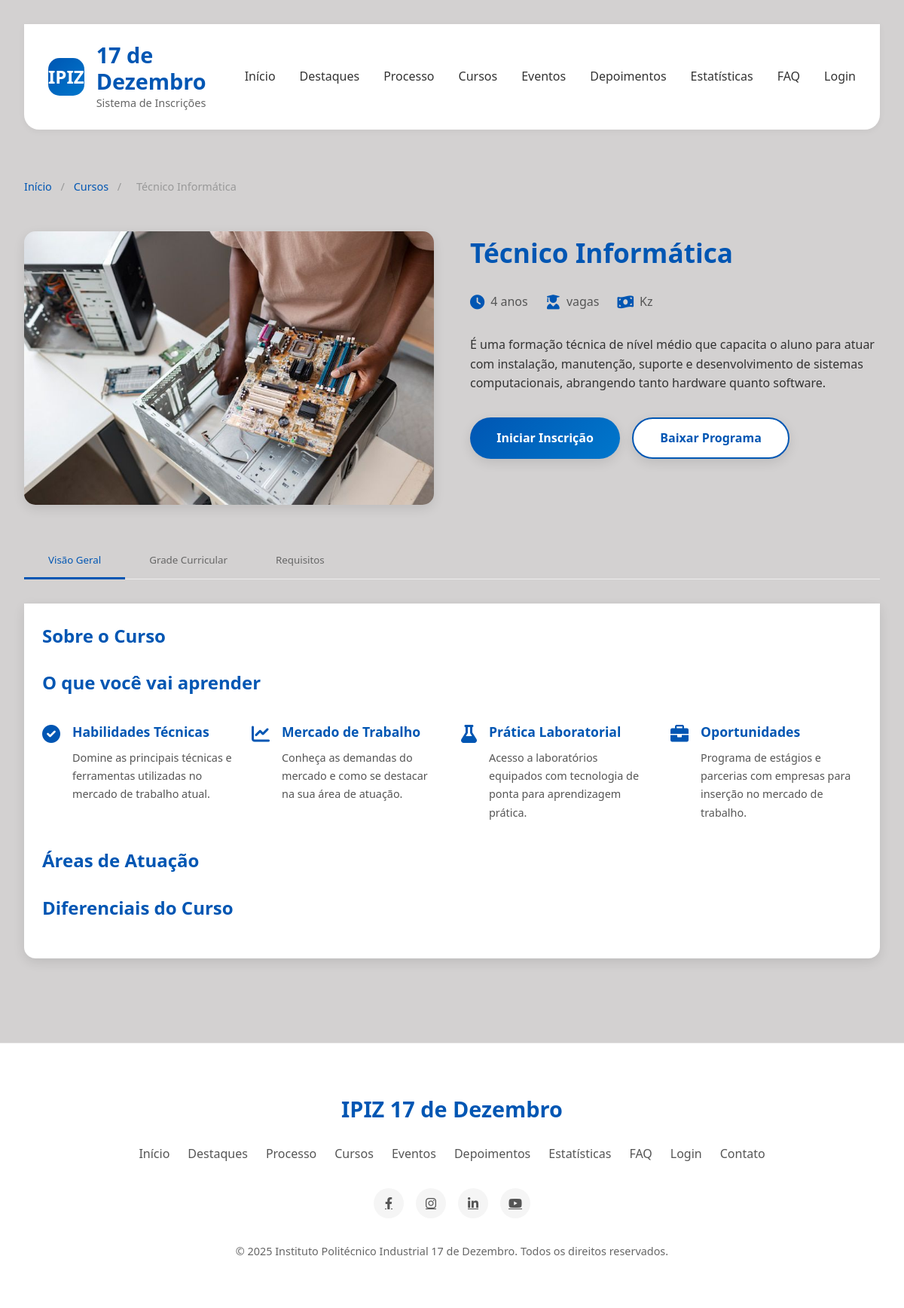
The page /auth/curso/1/ on the database its author committed.
### inscricoes/models.py (models this page shows, shortened)
class Curso(models.Model):
    area = models.ForeignKey(
        Area,
        on_delete=models.SET_NULL,
        verbose_name="Área do Curso",
        null=True,
        blank=True
    )
    nome = models.CharField(max_length=255, verbose_name="Nome do Curso")
    descricao = models.TextField(verbose_name="Descrição do Curso")
    duracao = models.CharField(max_length=50, verbose_name="Duração")
    imagem = models.ImageField(upload_to='cursos/', verbose_name="Imagem do Curso")
    destaque = models.BooleanField(default=False, verbose_name="Destaque (Novo/Popular)")
    class Meta:
        verbose_name = 'Curso'
        verbose_name_plural = 'Cursos'

### inscricoes/views.py (the view)
# urls.py: path('curso/<int:id>/', views.detalhe_curso, name='detalhe_curso'),
def detalhe_curso(request, id):
    curso = get_object_or_404(Curso, id=id)
    return render(request, 'detalhe.html', {'curso': curso})

### inscricoes/templates/detalhe.html (shortened to what this page needs)
{% load static %}
<!DOCTYPE html>
<html lang="pt">
<head>
    <link rel="stylesheet" href="{% static 'css/detalhe.css' %}">
    <link rel="stylesheet" href="https://cdnjs.cloudflare.com/ajax/libs/font-awesome/6.0.0-beta3/css/all.min.css">
</head>
<body>
            {% load static %}
    <div class="container">
        <header>
            <a href="#" class="logo">
                <div class="logo-icon">IPIZ</div>
                <div class="logo-text">
                    <h1>17 de Dezembro</h1>
                    <p>Sistema de Inscrições</p>
                </div>
            </a>
            <nav class="nav-links">
                <a href="#">Início</a>
                <a href="#highlights">Destaques</a>
                <a href="#process">Processo</a>
                <a href="#courses">Cursos</a>
                <a href="#events">Eventos</a>
                <a href="#testimonials">Depoimentos</a>
                <a href="#stats">Estatísticas</a>
                <a href="#faq">FAQ</a>
                <a href="#" id="openLogin">Login</a>
            </nav>
        </header>
        <div class="breadcrumb">
            <a href="#">Início</a>
            <span>/</span>
            <a href="#">Cursos</a>
            <span>/</span>
            <span>{{ curso.nome }}</span>
        </div>
        <div class="course-header">
            <div class="course-image">
                <img src="{{ curso.imagem.url }}" alt="{{ curso.nome }}">
            </div>
            <div class="course-info">
                <h1 class="course-title">{{ curso.nome }}</h1>
                <div class="course-meta">
                    <div class="meta-item">
                        <i class="fas fa-clock meta-icon"></i>
                        <span>{{ curso.duracao }}</span>
                    </div>
                    <div class="meta-item">
                        <i class="fas fa-user-graduate meta-icon"></i>
                        <span>{{ curso.vagas }} vagas</span>
                    </div>
                    <div class="meta-item">
                        <i class="fas fa-money-bill-wave meta-icon"></i>
                        <span>{{ curso.preco }} Kz</span>
                    </div>
                </div>
                <p>{{ curso.descricao }}</p>
                <div class="course-actions">
                    <button class="cta-button">Iniciar Inscrição</button>
                    <button class="cta-button secondary-button">Baixar Programa</button>
                </div>
            </div>
        </div>
        <div class="course-tabs">
            <button class="tab-button active" data-tab="overview">Visão Geral</button>
            <button class="tab-button" data-tab="curriculum">Grade Curricular</button>
            <button class="tab-button" data-tab="requirements">Requisitos</button>
        </div>
        <div class="tab-content active" id="overview">
            <div class="overview-content">
                <h3>Sobre o Curso</h3>
                <h3>O que você vai aprender</h3>
                <div class="overview-highlights">
                    <div class="highlight-item">
                        <i class="fas fa-check-circle highlight-icon"></i>
                        <div class="highlight-text">
                            <h4>Habilidades Técnicas</h4>
                            <p>Domine as principais técnicas e ferramentas utilizadas no mercado de trabalho atual.</p>
                        </div>
                    </div>
                    <div class="highlight-item">
                        <i class="fas fa-chart-line highlight-icon"></i>
                        <div class="highlight-text">
                            <h4>Mercado de Trabalho</h4>
                            <p>Conheça as demandas do mercado e como se destacar na sua área de atuação.</p>
                        </div>
                    </div>
                    <div class="highlight-item">
                        <i class="fas fa-flask highlight-icon"></i>
                        <div class="highlight-text">
                            <h4>Prática Laboratorial</h4>
                            <p>Acesso a laboratórios equipados com tecnologia de ponta para aprendizagem prática.</p>
                        </div>
                    </div>
                    <div class="highlight-item">
                        <i class="fas fa-briefcase highlight-icon"></i>
                        <div class="highlight-text">
                            <h4>Oportunidades</h4>
                            <p>Programa de estágios e parcerias com empresas para inserção no mercado de trabalho.</p>
                        </div>
                    </div>
                </div>
                <h3>Áreas de Atuação</h3>
                <h3>Diferenciais do Curso</h3>
            </div>
        </div>
    </div>
<footer>
    <div class="footer-content">
        <div class="footer-logo">IPIZ 17 de Dezembro</div>
        <div class="footer-links">
            <a href="#">Início</a>
            <a href="#highlights">Destaques</a>
            <a href="#process">Processo</a>
            <a href="#courses">Cursos</a>
            <a href="#events">Eventos</a>
            <a href="#testimonials">Depoimentos</a>
            <a href="#stats">Estatísticas</a>
            <a href="#faq">FAQ</a>
            <a href="#" id="footerLogin">Login</a>
            <a href="#">Contato</a>
        </div>
        <div class="social-links">
            <a href="#" class="social-link"><i class="fab fa-facebook-f"></i></a>
            <a href="#" class="social-link"><i class="fab fa-instagram"></i></a>
            <a href="#" class="social-link"><i class="fab fa-linkedin-in"></i></a>
            <a href="#" class="social-link"><i class="fab fa-youtube"></i></a>
        </div>
        <p class="copyright">© 2025 Instituto Politécnico Industrial 17 de Dezembro. Todos os direitos reservados.</p>
    </div>
</footer>
</body>
</html>

### rows shown on the page
Curso: nome "Técnico Informática", imagem (picture), duracao "4 anos", descricao "É uma formação técnica de nível médio que capacita o aluno para atuar com instalação, manutenção, suporte e desenvolvimento de sistemas computacionais, abrangendo tanto hardware quanto software."
